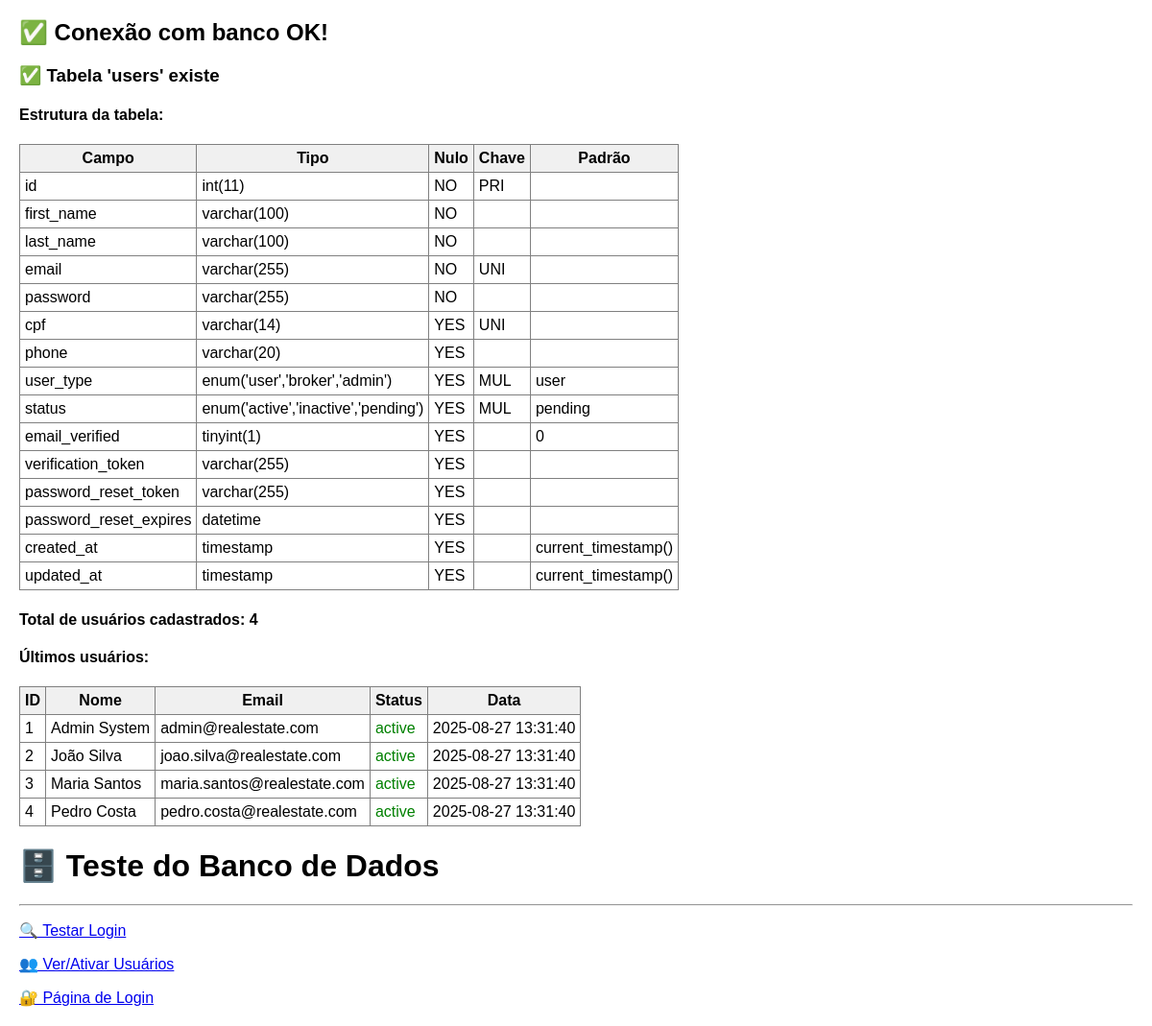
/test_database.php, run on an earlier commit of the app's database.
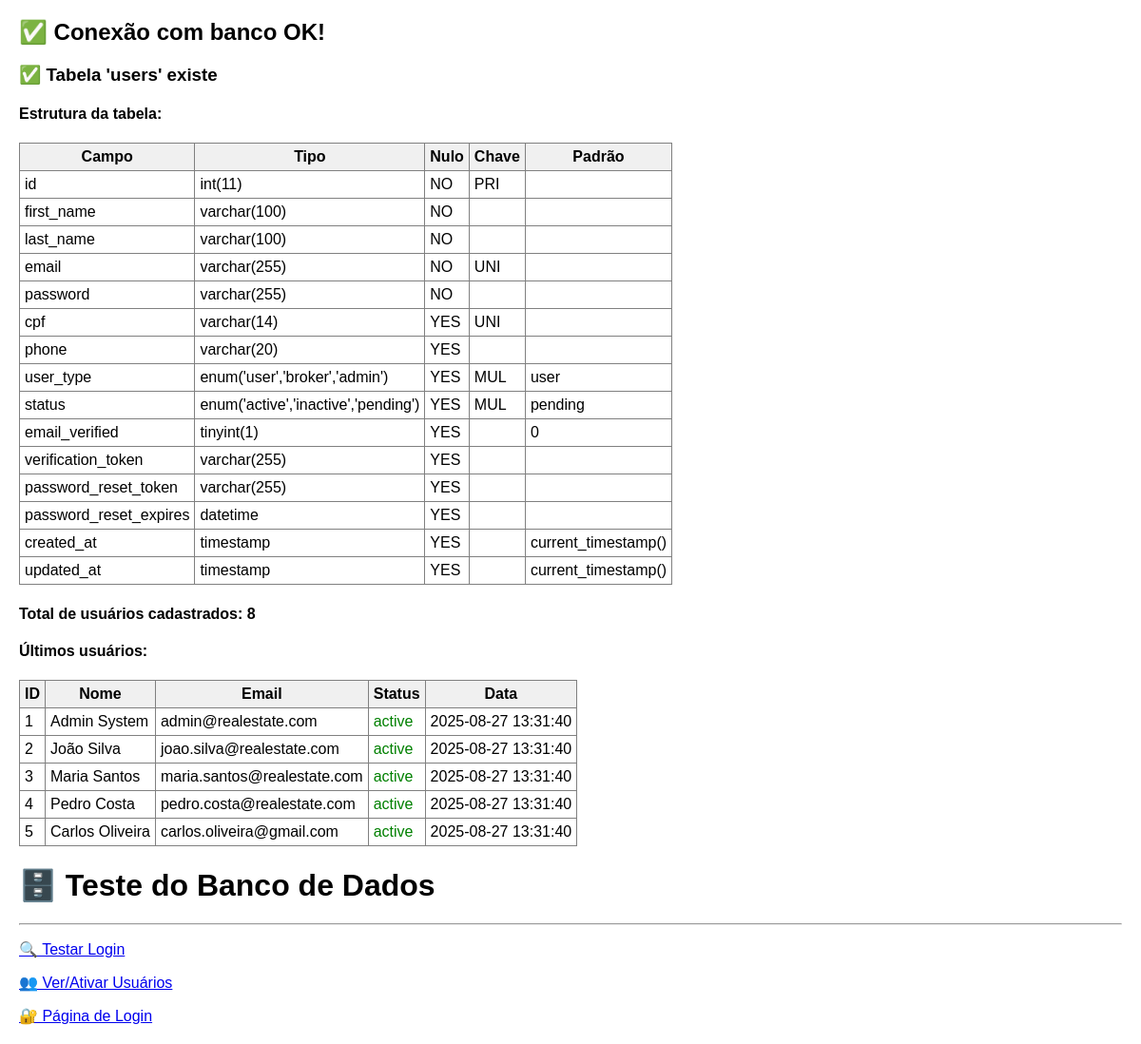
And on a later commit of the database.
### tables this page shows
CREATE TABLE users (
    id INT AUTO_INCREMENT PRIMARY KEY,
    first_name VARCHAR(100) NOT NULL,
    last_name VARCHAR(100) NOT NULL,
    email VARCHAR(255) NOT NULL UNIQUE,
    password VARCHAR(255) NOT NULL,
    cpf VARCHAR(14) UNIQUE,
    phone VARCHAR(20),
    user_type ENUM('user', 'broker', 'admin') DEFAULT 'user',
    status ENUM('active', 'inactive', 'pending') DEFAULT 'pending',
    email_verified BOOLEAN DEFAULT FALSE,
    verification_token VARCHAR(255) NULL,
    password_reset_token VARCHAR(255) NULL,
    password_reset_expires DATETIME NULL,
    created_at TIMESTAMP DEFAULT CURRENT_TIMESTAMP,
    updated_at TIMESTAMP DEFAULT CURRENT_TIMESTAMP ON UPDATE CURRENT_TIMESTAMP,
    
    INDEX idx_email (email),
    INDEX idx_user_type (user_type),
    INDEX idx_status (status)
);

### test_database.php (the view, shortened to what this page needs)
<?php
try {
    $pdo = new PDO("mysql:host=" . DB_HOST . ";dbname=" . DB_NAME . ";charset=" . DB_CHARSET, DB_USER, DB_PASS, [
        PDO::ATTR_ERRMODE => PDO::ERRMODE_EXCEPTION,
        PDO::ATTR_DEFAULT_FETCH_MODE => PDO::FETCH_ASSOC,
        PDO::ATTR_EMULATE_PREPARES => false,
    ]);
    echo "<h2>✅ Conexão com banco OK!</h2>";
    $stmt = $pdo->prepare("SHOW TABLES LIKE 'users'");
    $stmt->execute();
    $table_exists = $stmt->fetch();
    if ($table_exists) {
        echo "<h3>✅ Tabela 'users' existe</h3>";
        echo "<h4>Estrutura da tabela:</h4>";
        $stmt = $pdo->prepare("DESCRIBE users");
        $stmt->execute();
        $columns = $stmt->fetchAll();
        echo "<table border='1' cellpadding='5'>";
        echo "<tr><th>Campo</th><th>Tipo</th><th>Nulo</th><th>Chave</th><th>Padrão</th></tr>";
        foreach ($columns as $column) {
            echo "<tr>";
            echo "<td>" . $column['Field'] . "</td>";
            echo "<td>" . $column['Type'] . "</td>";
            echo "<td>" . $column['Null'] . "</td>";
            echo "<td>" . $column['Key'] . "</td>";
            echo "<td>" . $column['Default'] . "</td>";
            echo "</tr>";
        }
        echo "</table>";
        $stmt = $pdo->prepare("SELECT COUNT(*) as total FROM users");
        $stmt->execute();
        $count = $stmt->fetch();
        echo "<h4>Total de usuários cadastrados: " . $count['total'] . "</h4>";
        if ($count['total'] > 0) {
            $stmt = $pdo->prepare("SELECT id, first_name, last_name, email, status, created_at FROM users ORDER BY created_at DESC LIMIT 5");
            $stmt->execute();
            $users = $stmt->fetchAll();
            echo "<h4>Últimos usuários:</h4>";
            echo "<table border='1' cellpadding='5'>";
            echo "<tr><th>ID</th><th>Nome</th><th>Email</th><th>Status</th><th>Data</th></tr>";
            foreach ($users as $user) {
                echo "<tr>";
                echo "<td>" . $user['id'] . "</td>";
                echo "<td>" . $user['first_name'] . " " . $user['last_name'] . "</td>";
                echo "<td>" . $user['email'] . "</td>";
                echo "<td style='color: " . ($user['status'] == 'active' ? 'green' : 'red') . "'>" . $user['status'] . "</td>";
                echo "<td>" . $user['created_at'] . "</td>";
                echo "</tr>";
            }
            echo "</table>";
        }
    } else {
        echo "<h3 style='color: red;'>❌ Tabela 'users' NÃO existe!</h3>";
        echo "<p>Execute o script SQL para criar as tabelas.</p>";
    }
} catch (Exception $e) {
    echo "<h2 style='color: red;'>❌ Erro de conexão!</h2>";
    echo "<p>Erro: " . $e->getMessage() . "</p>";
    echo "<p>Verifique as configurações no arquivo config/database.php</p>";
}
?>
<!DOCTYPE html>
<html>
<head>
</head>
<body>
    <h1>🗄️ Teste do Banco de Dados</h1>
    <hr>
    <p><a href="test_login.php">🔍 Testar Login</a></p>
    <p><a href="debug_users.php">👥 Ver/Ativar Usuários</a></p>
    <p><a href="Login.php">🔐 Página de Login</a></p>
</body>
</html>

### test_database.php (style rules this page uses)
body { font-family: Arial, sans-serif; margin: 20px; }
table { border-collapse: collapse; margin: 10px 0; }
th { background-color: #f0f0f0; }

What changed in the data, as far as the page shows it:
added users: id "5", first_name "Carlos", last_name "Oliveira", email "carlos.oliveira@gmail.com", status "active", created_at "2025-08-27 13:31:40"
Also different on the page:
$count['total']: "4" → "8"
